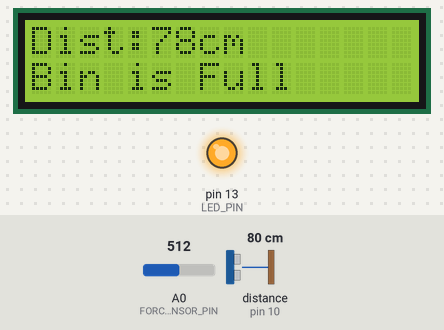
The sketch below on a simulated Arduino Uno, built with avr-gcc and run on an emulated ATmega328P. Shown: 16×2 character LCD, output pins drawn as LEDs (lit = HIGH). Wiring (inferred from the names in the program): ultrasonic range finder: trigger pin 9; echo pin 10. The test bench sets the inputs (shaded band); at power-on: A0 (FORCE_SENSOR_PIN) = 512, distance to the obstacle (sensor on pin 10) 80 cm. The echo pulse lasts 58.3 µs per cm; pins used as bus, display or sensor lines are not drawn; what the sketch prints to the serial monitor is not drawn.

Above: at 3.2 s.
3.3 s: A0 (FORCE_SENSOR_PIN) set to 316
5.3 s: A0 (FORCE_SENSOR_PIN) set to 283
At 6.8 s:
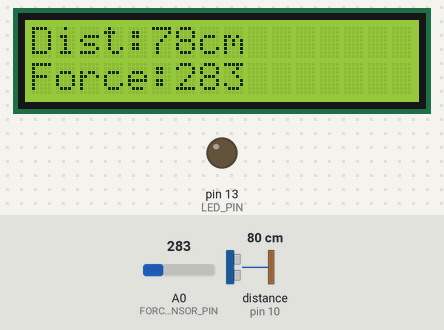
7.7 s: distance to the obstacle (sensor on pin 10) set to 8 cm
At 9.1 s:
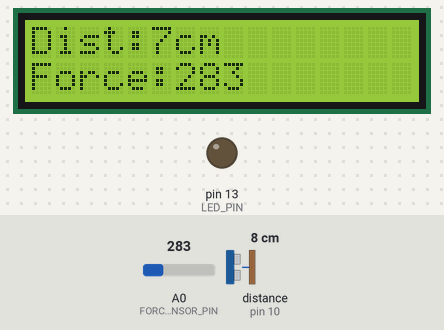
9.8 s: distance to the obstacle (sensor on pin 10) set to 5 cm
At 11.6 s:
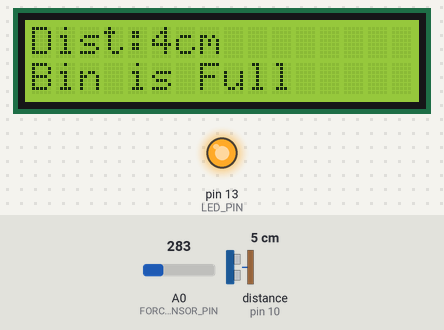
11.9 s: distance to the obstacle (sensor on pin 10) set to 2 cm
At 14.7 s:
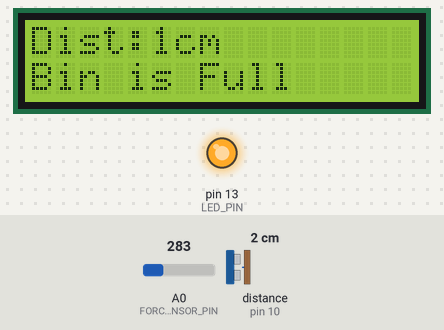
Timing chart, 0 to 16.0 s (numbered marks = the images above; inputs shaded):
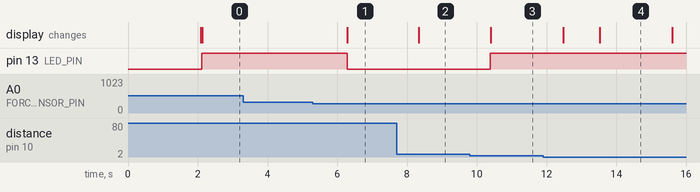

Measured:
- the behaviour switches between 300 and 299 on A0 (FORCE_SENSOR_PIN) (found by bisection; images 0 and 1)
- the behaviour switches between 7 and 6 cm on distance to the obstacle (sensor on pin 10) (found by bisection; images 2 and 3)
- after the input at 3.3 s, every drawn part: stays the same
- after the input at 5.3 s, pin 13 (LED_PIN): HIGH → LOW after 0.99 s; the display: changes after 0.99 s (image 1)
- after the input at 7.7 s, the display: changes after 0.64 s (image 2)
- after the input at 9.8 s, pin 13 (LED_PIN): LOW → HIGH after 0.59 s; the display: changes after 0.61 s (image 3)
- after the input at 11.9 s, the display: first changes after 0.58 s (image 4 shows a later state)

The sketch:

smart_bin.ino
```cpp
#include <Wire.h>
#include <Adafruit_LiquidCrystal.h>

// Initialize the LCD (parameters: address, columns, rows)
Adafruit_LiquidCrystal lcd(0);

#define TRIG_PIN 9 // Ultrasonic sensor trigger pin
#define ECHO_PIN 10 // Ultrasonic sensor echo pin
#define FORCE_SENSOR_PIN A0 // Force sensor analog pin
#define LED_PIN 13 // LED pin

// Threshold values
const int FORCE_THRESHOLD = 300; // Adjust based on the bin's weight capacity
const int DISTANCE_THRESHOLD = 5; // Distance in cm for 'bin is full'

void setup() {
  // Initialize Serial Monitor
  Serial.begin(9600);

  // Initialize the LCD
  lcd.begin(16, 2); // 16 columns and 2 rows
  lcd.setBacklight(1); // Turn on the backlight

  // Initialize pins
  pinMode(TRIG_PIN, OUTPUT);
  pinMode(ECHO_PIN, INPUT);
  pinMode(LED_PIN, OUTPUT);

  // Display startup message
  lcd.print("Smart Bin System");
  delay(2000);
  lcd.clear();
}

void loop() {
  // Measure distance from ultrasonic sensor
  int distance = measureDistance();

  // Read the force sensor value
  int forceValue = analogRead(FORCE_SENSOR_PIN);

  // Display the distance and force value on the LCD
  lcd.setCursor(0, 0);
  lcd.print("Dist:");
  lcd.print(distance);
  lcd.print("cm   "); // Space padding to overwrite old values

  lcd.setCursor(0, 1);
  lcd.print("Force:");
  lcd.print(forceValue);
  lcd.print("    "); // Space padding to overwrite old values

  // Check if the bin is full
  if (distance <= DISTANCE_THRESHOLD || forceValue >= FORCE_THRESHOLD) {
    digitalWrite(LED_PIN, HIGH); // Turn on the LED
    lcd.setCursor(0, 1);
    lcd.print("Bin is Full   "); // Overwrite old text
    Serial.println("Alert: Bin is Full!");
  } else {
    digitalWrite(LED_PIN, LOW); // Turn off the LED
  }

  delay(1000); // Delay for 1 second before the next update
}

// Function to measure distance using the ultrasonic sensor
int measureDistance() {
  digitalWrite(TRIG_PIN, LOW);
  delayMicroseconds(2);
  digitalWrite(TRIG_PIN, HIGH);
  delayMicroseconds(10);
  digitalWrite(TRIG_PIN, LOW);

  long duration = pulseIn(ECHO_PIN, HIGH);
  int distance = duration * 0.034 / 2; // Convert duration to distance in cm
  return distance;
}
```
